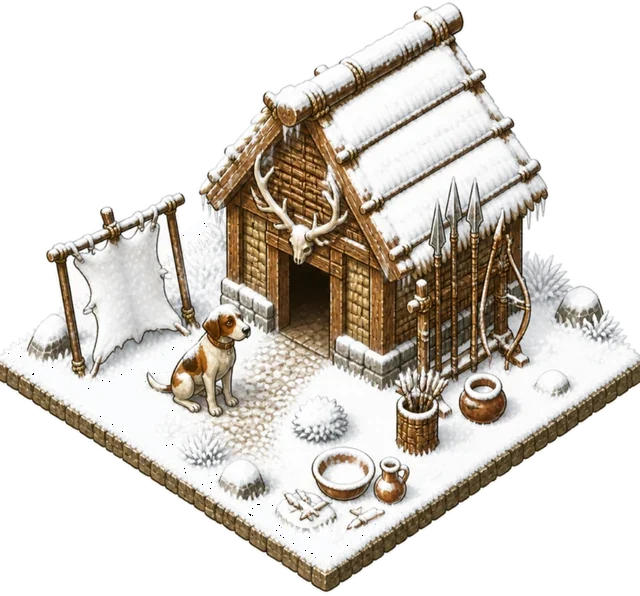
#> input picture bilder/epochia/gebaeude/jagdhuette/2-jagdhuette-winter.webp, 640 x 596 px, found by its file name
$ python platte-fuellen.py bilder/epochia/gebaeude/jagdhuette/2-jagdhuette-winter.webp
#> lines starting #> are read from the running program, lines starting #| are printed output that depends on the picture; after the words box and inside, x2 and y2 are one past the last pixel; in counts of white or black regions, pixels touching at a corner belong together
# Epochia: Winterbilder – frisst das Freistellen weißen Schnee am Plattenrand weg, füllt das die Platten-Raute wieder deckend.
#   python3 neu/tools/platte-fuellen.py bilder/epochia/gebaeude/jagdhuette/2-jagdhuette-winter.webp
import sys
from PIL import Image, ImageDraw
datei = sys.argv[1]
a = Image.open(datei).convert('RGBA'); w, h = a.size
#> further down, a is the input picture: PIL image 640x596 RGBA; mean R, G, B, A 108.4, 103, 96, 138.4
#> after `w, h = a.size`: w = 640; h = 596
al = a.getchannel('A').load()
pts = [(x, y) for y in range(h // 3, h) for x in range(w) if al[x, y] > 200]
#> pts = 165233 items
L = min(pts); R = max(pts); B = max(pts, key=lambda p: p[1])
#> after `L = min(pts)`: L = (0, 354)
#> after `R = max(pts)`: R = (639, 384)
#> after `B = max(pts, key=lambda p: p[1])`: B = (326, 593)
cx, cy = (L[0] + R[0]) / 2, (L[1] + R[1]) / 2
#> cx = 319.5; cy = 369
T = (2 * cx - B[0], 2 * cy - B[1])
#> T = (313, 145)
print('Ecken', L, R, B, T)
#| Ecken (0, 354) (639, 384) (326, 593) (313.0, 145.0)
m = Image.new('L', (w, h), 0); ImageDraw.Draw(m).polygon([L, B, R, T], fill=255)
#> after `m = Image.new('L', (w, h), 0)`: m: PIL image 640x596 L; every value is 0
#> after `ImageDraw.Draw(m).polygon([L, B, R, T], fill=255)`:
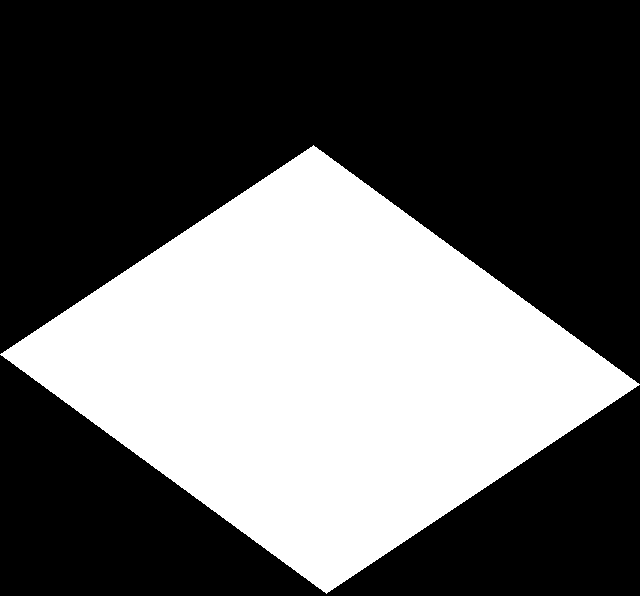
#> m: PIL image 640x596 L; 37.6% white; 1 white region, box (x1, y1, x2, y2) and area: (0, 145, 640, 594) 143390
mk = m.load(); px = a.load(); n = 0
for y in range(h):
    for x in range(w):
        if mk[x, y] and px[x, y][3] < 255:
            r, g, b, al2 = px[x, y]
            if al2 == 0: r, g, b = 250, 251, 252
            px[x, y] = (r, g, b, 255); n += 1
#> after the loop, n = 0
print(n, 'Punkte gefüllt')
#| 0 Punkte gefüllt
a.save(datei, quality=86, method=6)

$ run again, with bilder/epochia/gebaeude/jagdhuette/2-jagdhuette.webp copied over bilder/epochia/gebaeude/jagdhuette/2-jagdhuette-winter.webp
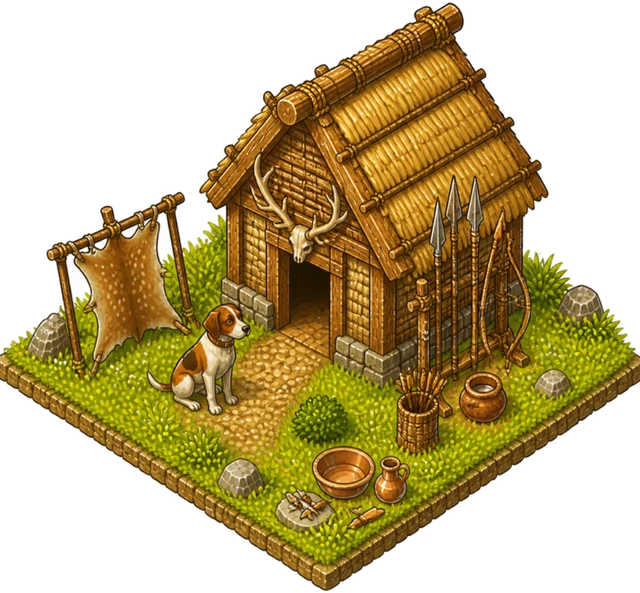
#> input picture bilder/epochia/gebaeude/jagdhuette/2-jagdhuette.webp, 640 x 593 px, found by its file name
#> a is the input picture: PIL image 640x593 RGBA; mean R, G, B, A 83.9, 67.6, 24.1, 136.7
#> pts = 162384 items
#> L = (0, 354)
#> R = (639, 381)
#> B = (324, 590)
#> cx = 319.5; cy = 367.5
#> T = (315, 145)
#| Ecken (0, 354) (639, 381) (324, 590) (315.0, 145.0)
#> m: PIL image 640x593 L; every value is 0
#> `ImageDraw.Draw(m).polygon([L, B, R, T], fill=255)`:
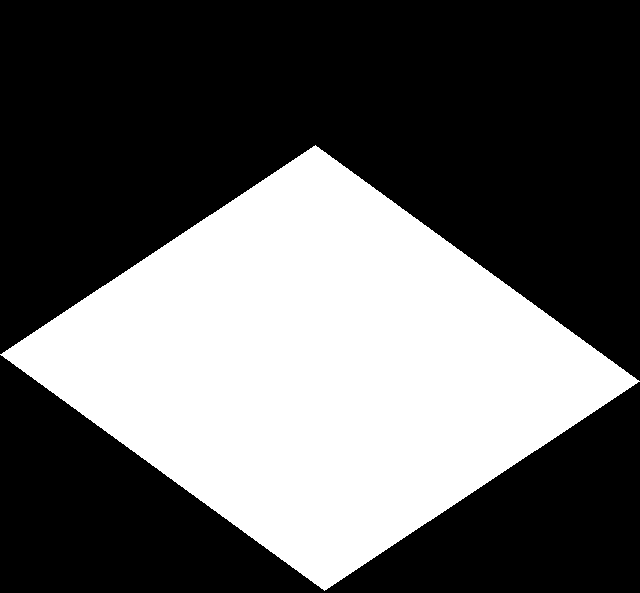
#> m: PIL image 640x593 L; 37.5% white; 1 white region, box (x1, y1, x2, y2) and area: (0, 145, 640, 591) 142502
#> after the loop `for y in range(h):`: n = 1074
#| 1074 Punkte gefüllt
